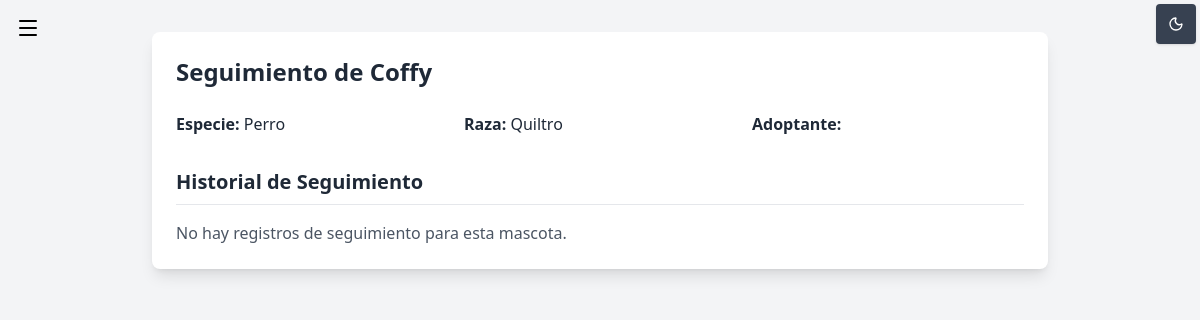
The app's page /seguimiento.php?id=1 (signed in) with its own data.
### tables this page shows
CREATE TABLE mascotas (
    id INT AUTO_INCREMENT PRIMARY KEY,
    estado_salud VARCHAR(100) NOT NULL,
    nombre VARCHAR(100) NOT NULL,
    sexo VARCHAR(20) NOT NULL,
    raza VARCHAR(100) NOT NULL,
    especie VARCHAR(100) NOT NULL,
    edad INT NOT NULL,
    nro_chip VARCHAR(50) NOT NULL,
    tamaño VARCHAR(50) NOT NULL,
    foto VARCHAR (255) NOT NULL,
    refugio_id INT NOT NULL,
    adoptante_id INT DEFAULT NULL,
    region_id INT NOT NULL,
    comuna_id INT NOT NULL,

    FOREIGN KEY (refugio_id) REFERENCES usuarios(id),
    FOREIGN KEY (adoptante_id) REFERENCES usuarios(id),
    FOREIGN KEY (region_id) REFERENCES region(id),
    FOREIGN KEY (comuna_id) REFERENCES comuna(id)
);

### seguimiento.php (the view, shortened to what this page needs)
<?php
include("conexion.php");
$conexion->set_charset("utf8mb4");
$mascota_id = intval($_GET['id']);
$sql_mascota = "SELECT m.*, u.nombre AS nombre_adoptante FROM mascotas m
                LEFT JOIN usuarios u ON m.adoptante_id = u.id
                WHERE m.id = ?";
$stmt = $conexion->prepare($sql_mascota);
$stmt->bind_param("i", $mascota_id);
$stmt->execute();
$result = $stmt->get_result();
$mascota = $result->fetch_assoc();
    ?>
    <?php
$sql_seg = "SELECT * FROM seguimiento_mascotas WHERE mascota_id = ? ORDER BY fecha DESC";
$stmt = $conexion->prepare($sql_seg);
$stmt->bind_param("i", $mascota_id);
$stmt->execute();
$result_seguimiento = $stmt->get_result();
?>
<!DOCTYPE html>
<html lang="es">
<head>
    <script src="https://cdn.tailwindcss.com"></script>
</head>
<body class="bg-gray-100 text-gray-800">
    <div class="menu-toggle">
      <label for="btn-menu" class="cursor-pointer">
        <i data-lucide="menu" class="menu-icono w-6 h-6"></i>
      </label>
    </div>
    <div class="fixed top-1 right-1 z-50">
        <button id="modoToggle" class="bg-gray-700 text-white px-3 py-2 rounded shadow flex items-center justify-center w-10 h-10">
        </button>
    </div>
    <div class="container mx-auto px-4 py-8">
        <div class="max-w-4xl mx-auto bg-white rounded-lg shadow-lg p-6">
            <h1 class="text-2xl font-bold mb-6">Seguimiento de <?= htmlspecialchars($mascota['nombre']) ?></h1>
            <div class="mb-8 grid md:grid-cols-3 gap-4">
                <div><strong>Especie:</strong> <?= htmlspecialchars($mascota['especie']) ?></div>
                <div><strong>Raza:</strong> <?= htmlspecialchars($mascota['raza']) ?></div>
                <div><strong>Adoptante:</strong> <?= htmlspecialchars($mascota['nombre_adoptante']) ?></div>
            </div>
            <h2 class="text-xl font-semibold mb-4 border-b pb-2">Historial de Seguimiento</h2>
              <?php if ($result_seguimiento->num_rows > 0): ?>
                <div class="space-y-4">
                  <?php while ($seg = $result_seguimiento->fetch_assoc()): ?>
                    <details class="detalle-item bg-gray-50 dark:bg-[#242424] rounded-lg shadow p-4 overflow-hidden transition-all duration-300">
                      <summary class="cursor-pointer text-lg font-semibold text-blue-700 dark:text-white hover:underline mb-2 flex justify-between items-center">
                        <?= htmlspecialchars($seg['titulo']) ?>
                        <svg class="flecha ml-2 w-4 h-4 transition-transform duration-300" xmlns="http://www.w3.org/2000/svg" fill="none" viewBox="0 0 24 24" stroke="currentColor">
                          <path stroke-linecap="round" stroke-linejoin="round" stroke-width="2" d="M19 9l-7 7-7-7"/>
                        </svg>
                      </summary>
                      <div class="contenido-seguimiento mt-2 space-y-2 opacity-0 max-h-0 transition-all duration-500 ease-in-out">
                        <p class="text-sm text-gray-500 dark:text-gray-300"><strong>Fecha:</strong> <?= date('d-m-Y H:i', strtotime($seg['fecha'])) ?></p>
                        <p class="text-gray-700 dark:text-white"><?= nl2br(htmlspecialchars($seg['descripcion'])) ?></p>
                        <?php if (!empty($seg['foto']) && file_exists($seg['foto'])): ?>
                          <img src="<?= htmlspecialchars($seg['foto']) ?>" alt="Foto de seguimiento" class="max-w-xs mt-2 rounded shadow">
                        <?php endif; ?>
                      </div>
                    </details>
                  <?php endwhile; ?>
                </div>
              <?php else: ?>
                <p class="text-gray-600">No hay registros de seguimiento para esta mascota.</p>
              <?php endif; ?>
          </div>
      </div>
</body>
</html>

### seguimiento.php (style rules this page uses)
.menu-toggle { position: fixed; top: 1rem; left: 1rem; z-index: 50; }
body, .bg-white, .text-gray-800, .text-gray-500, .bg-gray-200, .bg-gray-600, .border-gray-300, .side-menu, .side-menu a, #toggle-filtros, form button[type="submit"], .mascota-lista span.bg-gray-200, .menu-container { transition: background-color 0.3s ease, color 0.3s ease, border-color 0.3s ease, opacity 0.3s ease, transform 0.3s ease; }
.menu-icono { color: #000000; transition: color 0.3s ease; }

### records on screen
mascotas: nombre "Coffy", especie "Perro", raza "Quiltro"
